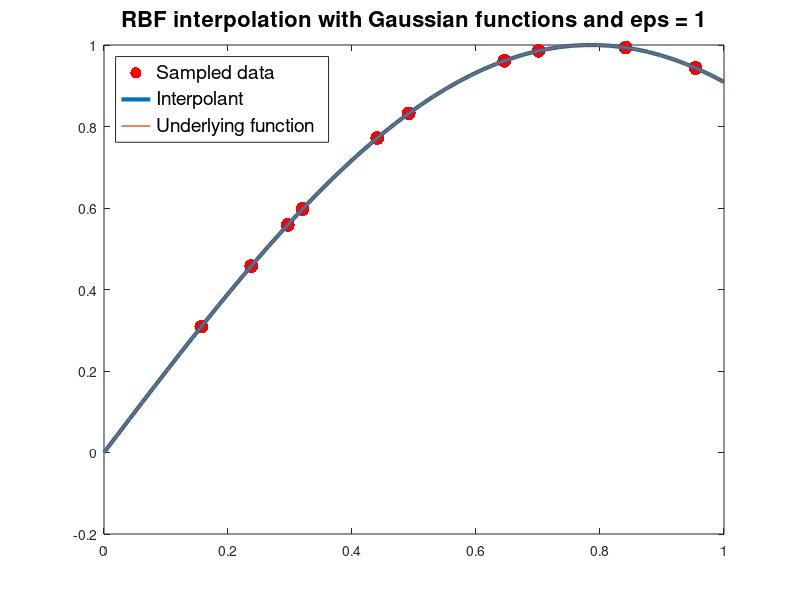

Write the MATLAB code that produced this figure.
%% Radial Basis Functions Method from Scratch
%
%% Grid
N = 10;   Ne = 50;        % Sizes of sampling and plotting grid
x = rand(N, 1);           % Sampling grid
xe = linspace(0, 1, Ne);  % Plotting grid
fun = @(x) sin(2*x);      % Underlying function
f = fun(x);               % Grid values
%% Radial Basis Interpolation
phi = @(ep, r) exp(-ep^2*r.^2);
eps = 1;

[X1, X2] = meshgrid(x);

%%
A = phi(eps, abs(x-x'));
%A = phi(eps, abs(X2 - X1));
lam = A\f;

%%
B = phi(eps, x - xe)';

fint = B*lam;

%% Plot                       
figure(1)
plot(x, f, 'r.', 'markersize', 30), hold on
plot(xe, fint, 'linewidth', 3)
plot(xe, fun(xe), '-', 'linewidth', 1), hold off
title(['RBF interpolation with Gaussian functions and eps = ',...
    num2str(eps, 1)], 'fontsize', 16)
legend({'Sampled data', 'Interpolant', 'Underlying function'},...
    'location', 'northwest', 'fontsize', 14)